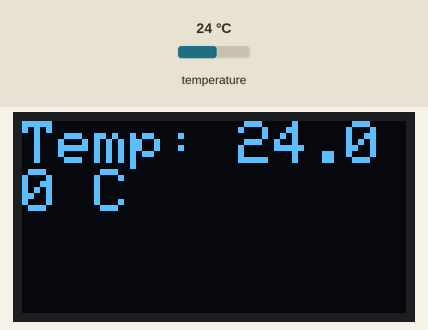
Recording of a program running on a simulated ESP32. Parts: 128×64 one-colour display. The inputs (shaded band) are chosen by the test bench; at power-on: temperature 24 °C.

Above: at 1.4 s.
1.5 s: temperature set to 12 °C
At 3.1 s:
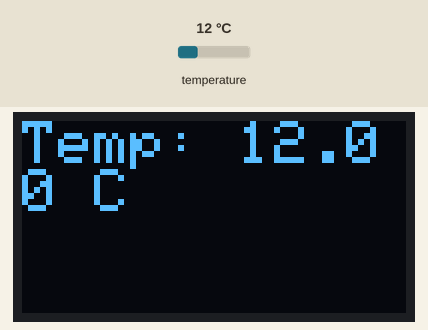
4.1 s: temperature set to 19 °C
At 5.2 s:
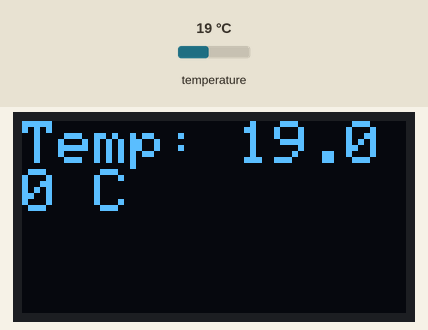
6.6 s: temperature set to 28 °C
At 8.4 s:
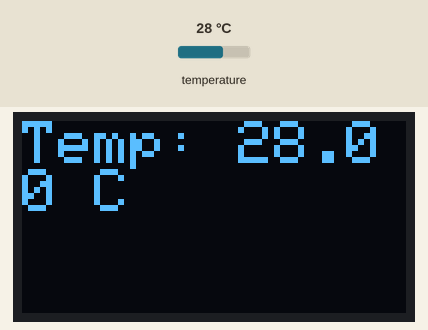
Timing chart, 0 to 9.9 s (numbered marks = the images above; inputs shaded):
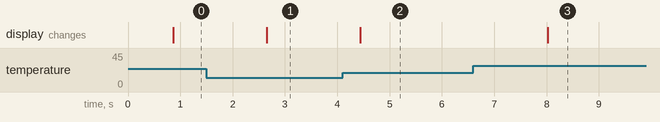

Measured:
- after the input at 1.5 s, the display: changes after 1.2 s (image 1)
- after the input at 4.1 s, the display: changes after 0.34 s (image 2)
- after the input at 6.6 s, the display: changes after 1.4 s (image 3)

The program:

main.cpp
```cpp
#include "sys_application.h"

void setup()
{
  sys_application();
}

void loop()
{
  sys_loop();
}
```

sys_application.h
```cpp
#ifndef SYS_APPLICATION_H
#define SYS_APPLICATION_H

#include "sys_error_handler.h"
#include "sys_pinout.h"
#include "sys_status.h"
#include "sys_target.h"

#include "comp_temp.h"
#include "comp_oled.h"

#ifdef __cplusplus
extern "C" {
#endif

void sys_application(void);
void sys_loop(void);

#ifdef __cplusplus
}
#endif

#endif
```

sys_application.cpp
```cpp
#include "sys_application.h"

void sys_application(void)
{
    StatusCode_e ret = STATUS_OK;

    ret = OLED_init();
    if (ret != STATUS_OK)
    {
        error_handler();
    }

    ret = TEMP_init();
    if (ret != STATUS_OK)
    {
        error_handler();
    }
}

void sys_loop(void)
{
    float temperature = TEMP_update();
    OLED_update(temperature);
    delay(1000);
}
```
